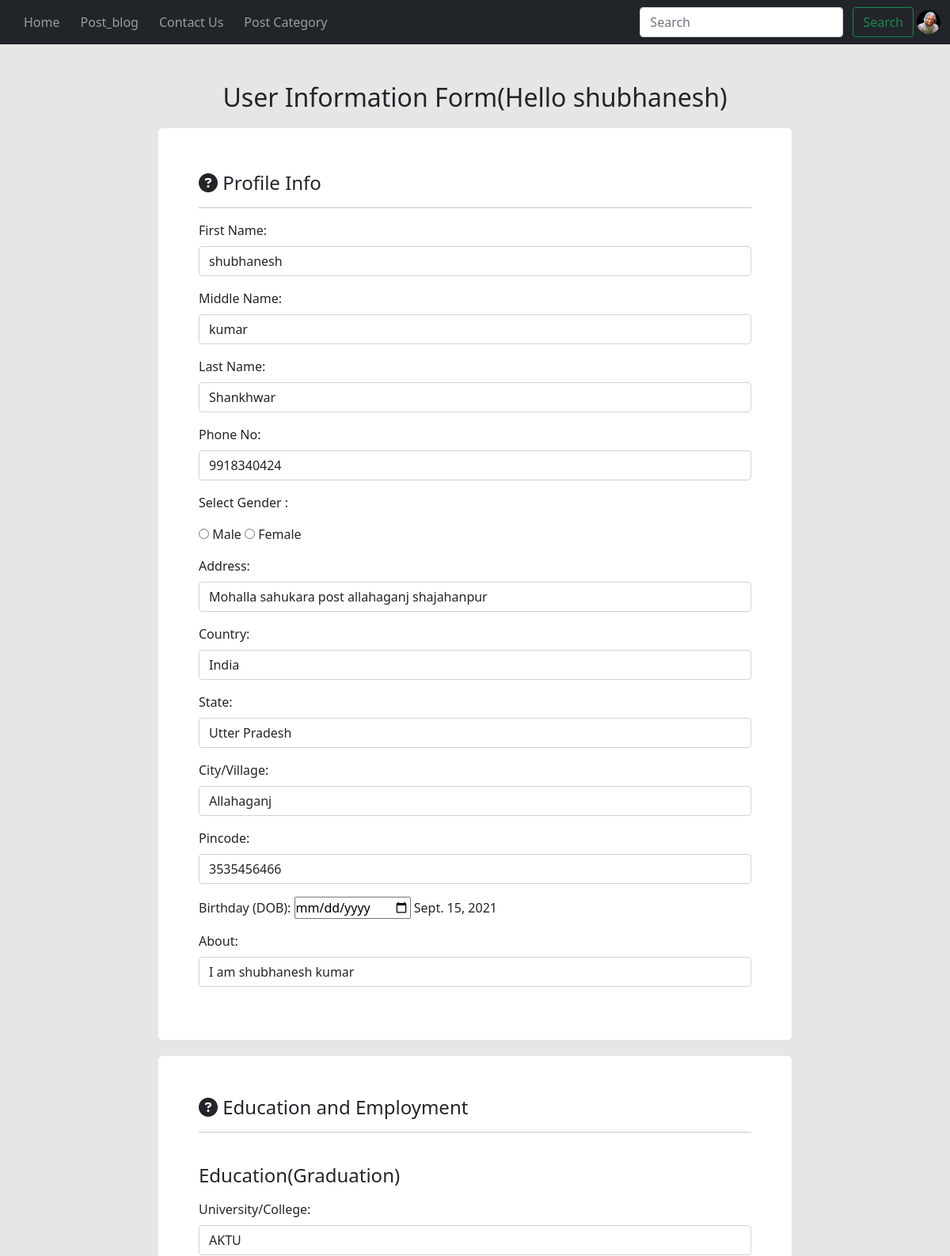
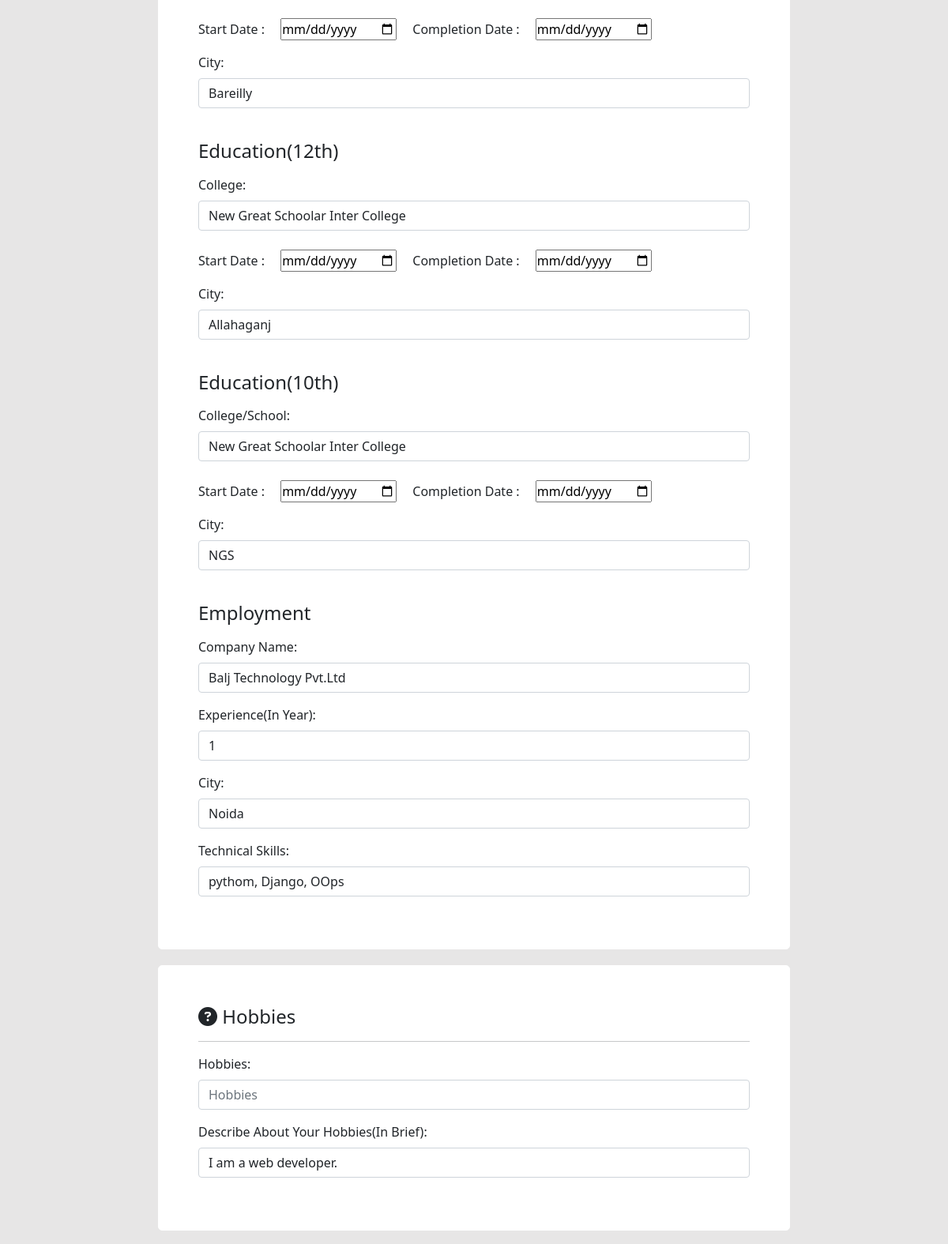
The app's page /profileinfoform (signed in, upper part) with its own data (2 pictures, top to bottom).
### blog/models.py (models this page shows, shortened)
class Userprofile(models.Model):
    user = models.OneToOneField(User, on_delete=models.CASCADE, primary_key=True)
    userprofileimg=models.ImageField(upload_to="profileimage/", default="profileimage/einstein.png")
    userbannerimage=models.ImageField(upload_to="userbannerimage/", default="userbannerimage/1543903484career-launcher-logo.png")
    def create_user_profile(sender, instance, created, **kwargs):
        if created:
            Userprofile.objects.create(user=instance)
    post_save.connect(create_user_profile, sender=User)

class Profileinfoform(models.Model):
    puser = models.OneToOneField(User, on_delete=models.CASCADE)
    name=models.CharField(max_length=50, null=True)
    middlename=models.CharField(max_length=50, null=True)
    lastname = models.CharField(max_length=50, null=True)
    email = models.CharField(max_length=150, null=True)
    phoneno1 = models.CharField(max_length=13, null=True)
    phoneno2 = models.CharField(max_length=13, null=True)
    gender = models.CharField(choices=gender, max_length=7)
    address = models.CharField(max_length=250, null=True)
    permanentaddress = models.CharField(max_length=250, null=True)
    country = models.CharField(max_length=30, null=True)
    state = models.CharField(max_length=30, null=True)
    city = models.CharField(max_length=30, null=True)
    pincode=models.IntegerField(null=True)
    dob = models.DateField(null=True)
    updated_on = models.DateField(auto_now_add=True)
    about = models.CharField(max_length=250, null=True)
    university = models.CharField(max_length=150, null=True)
    startdate = models.DateField(null = True)
    completiondate = models.DateField(null = True)
    unicity = models.CharField(max_length=30, null=True)
    college = models.CharField(max_length=150, null=True)
    collegestartdate = models.DateField(null = True)
    collegecompletiondate = models.DateField(null = True)
    collegecity = models.CharField(max_length=30, null=True)
    school = models.CharField(max_length=150, null=True)
    schoolstartdate = models.DateField(null = True)
    schoolcompletiondate = models.DateField(null = True)
    schoolcity = models.CharField(max_length=30, null=True)
    company = models.CharField(max_length=30, null=True)
    experience = models.IntegerField(default=0, null=True)
    companycity = models.CharField(max_length=30, null=True)
    technicalskills = models.CharField(max_length=200,null=True)
    hobbies = models.CharField(max_length=200, null=True)
    abouthobbies = models.CharField(max_length=200, null=True)
    website = models.CharField(max_length=150, null=True)
    facebook = models.CharField(max_length=100, null=True)
    twitter = models.CharField(max_length=100, null=True)
    youtube = models.CharField(max_length=100, null=True)
    linkedin = models.CharField(max_length=100, null=True)
    def create_user_profileinfoform(sender, instance, created, **kwargs):
        if created:
            Profileinfoform.objects.create(puser=instance)
    post_save.connect(create_user_profileinfoform, sender=User)

### blog/views.py (the view, shortened to what this page needs)
# urls.py: path('profileinfoform', views.profileinfoform, name='profileinfoform'),
def profileinfoform(request):
    context={}
    profileinfoform = Profileinfoform.objects.get(puser=request.user.id)
    user = User.objects.get(id=request.user.id)
    context["profileinfoform"]= profileinfoform
    return render(request, 'profileinfoform.html' , context)

### blog/templates/profileinfoform.html (shortened to what this page needs)
{%extends 'basic.html'%}
{%block body %}
<section class = "formsection my-5 text-dark">
  <div class="main-div">
    <div class = "container">
        <div class = "row">
      <div class="col-70 left-sec">
        <h2 class = "text-center ">User Information Form(Hello {{user.username}})</h2>
        <form action="/profileinfoform" method="POST">
        <div class="inner-left">
          <h4 class ="proheading pt-sm-1">
              <i class="fa fa-question-circle"></i>
              Profile Info
          </h4>
          <hr>
          <div class="inner-form">
          <div class="form-group mb-3">
            <label for="firstname" class="form-label">First Name: </label>
            <input type="text" value="{{request.user.first_name}}" class="form-control" id="firstname" aria-describedby="nameHelp" placeholder="First Name" name="firstname">
          </div>
          <div class="form-group mb-3">
          <label for="middlename" class="form-label">Middle Name: </label>
            <input value="{{profileinfoform.middlename}}" type="text" class="form-control" id="middlename" placeholder="Middle Name" name="mname">
          </div>
         <div class="form-group mb-3">
           <label for="lastname" class="form-label">Last Name: </label>
           <input value="{{request.user.last_name}}" type="text" class="form-control" id="lastname" placeholder="Last Name" name="lname">
         </div>
         <div class="form-group mb-3">
           <label for="phoneno" class="form-label">Phone No: </label>
           <input type="number" value="{{profileinfoform.phoneno1}}" class="form-control" id="phoneno" placeholder="Phone No" name="pno">
         </div>
         <div class="form-group mb-3">
           <p>Select Gender : </p>
             <input type="radio" id="male" name="gender" value="male" class="user-valid valid">
             <label for="male">Male</label>
             <input type="radio" id="female" name="gender" value="female" class="user-valid valid">
             <label for="female">Female</label>
         </div>
         <div class="form-group mb-3">
           <label for="address" class="form-label">Address: </label>
           <input value="{{profileinfoform.address}}" type="text" class="form-control" id="address" placeholder="Your Address" name="address">
         </div>
         <div class="form-group mb-3">
           <label for="country" class="form-label">Country: </label>
           <input type="text" value="{{profileinfoform.country}}" class="form-control" id="country" placeholder="Country" name="country">
         </div>
         <div class="form-group mb-3">
           <label for="state" class="form-label">State: </label>
           <input type="text" value="{{profileinfoform.state}}" class="form-control" id="state" placeholder="State" name="state">
         </div>
         <div class="form-group mb-3">
           <label for="city" class="form-label">City/Village: </label>
           <input type="text" value="{{profileinfoform.city}}" class="form-control" id="city" placeholder="City/Village" name="city">
         </div>
         <div class="form-group mb-3">
          <label for="pincode" class="form-label">Pincode: </label>
          <input type="number" value="{{profileinfoform.pincode}}" class="form-control" id="pincode" placeholder="Pincode" name="pincode">
        </div>
         <div class="form-group mb-3">
           <label>Birthday (DOB): </label>
           <input type="date" value="{{profileinfoform.dob}}" name="dob" placeholder="D.O.B." required="" class="user-invalid valueMissing">
            {{profileinfoform.dob}}
         </div>
         <div class="form-group mb-3">
           <label for="bout" class="form-label">About: </label>
           <input type="textarea" value="{{profileinfoform.about}}" class="form-control" id="about" placeholder="about" name="about">
         </div>
        </div>
        </div>
        <div class = "inner-left">
            <h4 class = "proheading"> <i class="fa fa-question-circle"></i> Education and Employment </h4>
            <hr>
            <div class="inner-form">
                <div class="form-group mb-3">
                  <h4 class="ed-heading mb-3 pt-4">Education(Graduation)</h4>
                  <label for="university" class="form-label">University/College: </label>
                  <input type="text" value="{{profileinfoform.university}}" class="form-control" id="university" aria-describedby="universityHelp" placeholder="University/College" name="university">
                </div>
                <div class="form-group mb-3 pt-2">
                  <label>Start Date : </label>
                  <input type="date" value="{{profileinfoform.startdate}}" name="startdate" placeholder="Start Date" required="" class="user-invalid valueMissing mx-3">
                  <label>Completion Date : </label>
                  <input type="date" value="{{profileinfoform.completiondate}}" name="completiondate" placeholder="Completion Date" required="" class="user-invalid valueMissing mx-3">
                </div>
                <div class="form-group mb-3">
                    <label for="city" class="form-label">City: </label>
                    <input type="text" value="{{profileinfoform.unicity}}" class="form-control" id="city" aria-describedby="cityHelp" placeholder="City" name="unicity">
                </div>
                <div class="form-group mb-3">
                    <h4 class="ed-heading mb-3 pt-4">Education(12th)</h4>
                    <label for="12college" class="form-label">College: </label>
                    <input type="text" value="{{profileinfoform.college}}" class="form-control" id="university" aria-describedby="12collegeHelp" placeholder="College" name="college">
                  </div>
                  <div class="form-group mb-3 pt-2">
                    <label>Start Date : </label>
                    <input type="date" value="{{profileinfoform.collegestartdate}}" name="collegestartdate" placeholder="Start Date" required="" class="user-invalid valueMissing mx-3">
                    <label>Completion Date : </label>
                    <input type="date" value="{{profileinfoform.collegecompletiondate}}" name="collegecompletiondate" placeholder="Completion Date" required="" class="user-invalid valueMissing mx-3">
                  </div>
                  <div class="form-group mb-3">
                      <label for="city" class="form-label">City: </label>
                      <input type="text" value="{{profileinfoform.collegecity}}" class="form-control" id="city" aria-describedby="cityHelp" placeholder="City" name="collegecity">
                  </div>
                  <div class="form-group mb-3">
                    <h4 class="proheading mb-3 pt-4">Education(10th)</h4>
                    <label for="School" class="form-label">College/School: </label>
                    <input type="text" value="{{profileinfoform.school}}" class="form-control" id="school" aria-describedby="schoolHelp" placeholder="School" name="school">
                  </div>
                  <div class="form-group mb-3 pt-2">
                    <label>Start Date : </label>
                    <input type="date" value="{{profileinfoform.schoolstartdate}}" name="schoolstartdate" placeholder="Start Date" required="" class="user-invalid valueMissing mx-3">
                    <label>Completion Date : </label>
                    <input type="date" value="schoolcompletiondate" name="schoolcompletiondate" placeholder="Completion Date" required="" class="user-invalid valueMissing mx-3">
                  </div>
                  <div class="form-group mb-3">
                      <label for="city" class="form-label">City: </label>
                      <input type="text" value="{{profileinfoform.schoolcity}}" class="form-control" id="city" aria-describedby="cityHelp" placeholder="City" name="schoolcity">
                  </div>
                  <div class="form-group mb-3">
                    <h4 class="proheading mb-3 pt-4">Employment</h4>
                    <label for="company" class="form-label">Company Name: </label>
                    <input type="text" value="{{profileinfoform.company}}" class="form-control" id="company" aria-describedby="companyHelp" placeholder="Company Name" name="company">
                  </div>
                  <div class="form-group mb-3">
                    <label for="experience" class="form-label">Experience(In Year): </label>
                    <input type="number" value="{{profileinfoform.experience}}" class="form-control" id="experience" aria-describedby="experienceHelp" placeholder="Experience" name="experience">
                  </div>
                  <div class="form-group mb-3">
                      <label for="city" class="form-label">City: </label>
                      <input type="text" value="{{profileinfoform.companycity}}" class="form-control" id="city" aria-describedby="cityHelp" placeholder="City" name="companycity">
                  </div>
                  <div class="form-group mb-3">
                    <label for="skills" class="form-label">Technical Skills: </label>
                    <input type="text" value="{{profileinfoform.technicalskills}}" class="form-control" id="skills" aria-describedby="skillsHelp" placeholder="Technical Skills(i.e python, java, ML etc.)" name="skills">
                </div>
            </div>
        </div>
        <div class = "inner-left">
            <h4 class = "proheading"> <i class="fa fa-question-circle"></i> Hobbies </h4>
            <hr>
            <div class = "inner-form">
                <div class="form-group mb-3">
                    <label for="hobbies" class="form-label">Hobbies: </label>
                    <input type="text" values="{{profileinfoform.hobbies}}" class="form-control" id="hobbies" aria-describedby="hobbiesHelp" placeholder="Hobbies" name="hobbies">
                  </div>
                  <div class="form-group mb-3">
                    <label for="abouthobbies" class="form-label">Describe About Your Hobbies(In Brief): </label>
                    <input type="textarea" value="{{profileinfoform.abouthobbies}}" class="form-control" id="abouthobbies" aria-describedby="abouthobbiesHelp" placeholder="Brief intro About youHobbies" name="abouthobbies">
                  </div>
            </div>
        </div>
       </form>
     </div>
     </div>
    </div>
 </div>
</section>
{%endblock%}

### blog/templates/basic.html (shortened to what this page needs)
<!doctype html>
<html lang="en">
  <head>
    <link rel="stylesheet" href="https://cdnjs.cloudflare.com/ajax/libs/font-awesome/4.7.0/css/font-awesome.min.css">
    <link href="https://cdn.jsdelivr.net/npm/bootstrap@5.0.2/dist/css/bootstrap.min.css" rel="stylesheet">
  </head>
  <body>
    <nav class="navbar navbar-expand-lg navbar-dark bg-dark">
      <div class="container-fluid">
        <div class="collapse navbar-collapse" id="navbarSupportedContent">
          <ul class="navbar-nav me-auto mb-2 mb-lg-0">
            {% if user.is_authenticated %}
            <li class="nav-item">
              <a class="nav-link" href="{% url 'landing' %}">Home</a>
            </li>
            <li class="nav-item">
              <a class="nav-link" href="{% url 'post_blog' %}" onclick="post_blog()">Post_blog</a>
            </li>
            <li class="nav-item">
              <a class="nav-link" href="{% url 'contactus' %}">Contact Us</a>
            </li>
            <li class="dropdown nav-item">
              <a class="dropbtn nav-link">Post Category</a>
            </li>
            {% endif %}
          </ul>
          <div class="refresh-div">
            <form class="d-flex" method="GET" action="/search">
              <input class="form-control me-2 " type="search" placeholder="Search" required aria-labelledby="search-label" id="search" name= "search">
              <button class="btn btn-outline-success mx-1" type="submit">Search</button>
            </form>
          </div>
          <ul class="login-dtl">
            {%  if request.user.is_authenticated %}
              <li class="nav-item user-img-popup">
                <img id="user-popup-img" class="img-btn" src="{{user.userprofile.userprofileimg.url}}" alt="{{ user.username }}" style="width:30px;height:30px;border-radius: 16px;"  onclick="userShow()">
              </li>
            {% endif %}
          </ul>
        </div>
      </div>
    </nav>
{% block body %}{% endblock body %}
</body>
</html>

### blog/templates/basic.html (style rules this page uses)
* { margin: 0px;padding:0px; }
body { margin:0px!important;padding:0px!important; }
ul { list-style-type: none; }
ul.login-dtl { display: contents; }
.navbar-nav li { margin-left: 10px; }
a { text-decoration: none; }
html { overflow-y: scroll; }
.dropdown { position: relative;display: inline-block;cursor: pointer; }
.user-img-popup { position: relative; cursor: pointer; }

### blog/templates/profileinfoform.html (style rules this page uses)
body { background: rgb(231, 230, 230); }
.inner-left { width: 800px; border: 1px solid white; padding: 50px; margin: 20px; background-color: white; border-radius: 5px; text-decoration: darkgray; display: block; margin-left: auto; margin-right: auto; }
.btn { margin-left: auto; margin-right: auto; display: block; }

### records on screen
Profileinfoform: mname "kumar", pno "9918340424", address "Mohalla sahukara post allahaganj shajahanpur", country "India", state "Utter Pradesh", city "Allahaganj", pincode "3535456466", dob "Sept. 15, 2021", about "I am shubhanesh kumar", university "AKTU", unicity "Bareilly", college "New Great Schoolar Inter College", collegecity "Allahaganj", school "New Great Schoolar Inter College", schoolcity "NGS", company "Balj Technology Pvt.Ltd", experience "1", companycity "Noida", skills "pythom, Django, OOps", abouthobbies "I am a web developer."

### other values on screen
{{ user.username }} "shubhanesh"
